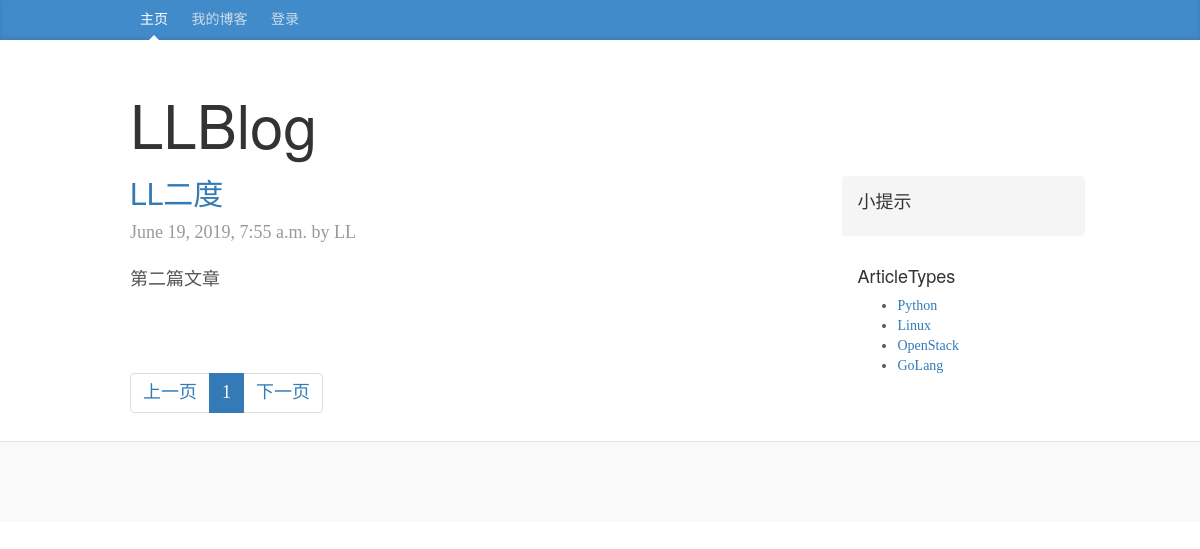
Page /2/ on the committed database.
### screen/models.py (models this page shows, shortened)
class Articals(models.Model):
    title = models.CharField("文章标题", max_length=32)
    summary = models.CharField("文章简介", max_length=100)
    detail = models.TextField("文章内容", max_length=1000)
    sort = models.ForeignKey("Articals_sort", on_delete=models.CASCADE, verbose_name="文章类型")
    blog = models.ForeignKey("Blog", on_delete=models.CASCADE, verbose_name="文章所属博客")
    ctime = models.DateTimeField("上传时间", auto_now=True,null=True)
    type_choices = [
        (1, "Python"),
        (2, "Linux"),
        (3, "OpenStack"),
        (4, "GoLang"),
    ]
    article_type_id = models.IntegerField(choices=type_choices, default=None)
    lable = models.ManyToManyField(
        to="Articals_lable",
        through="AL_reletion",
        through_fields=("Aid", "Lid")
    )
    class Meta:
        verbose_name_plural = "文章"

class Blog(models.Model):
    bid = models.AutoField(primary_key=True)
    surfix = models.CharField("blog后缀", max_length=32)
    title = models.CharField("博客标题", max_length=32)
    summary = models.TextField("博客简介", max_length=120)
    user = models.OneToOneField("Users", on_delete=models.CASCADE, verbose_name="博客主人")
    def __str__(self):
        return self.surfix
    class Meta:
        verbose_name_plural = "个人博客"

### screen/views.py (the view)
# urls.py: path('',views.index,name='home'),
def index(request,*args,**kwargs):
    user = request.COOKIES.get('cookie_user', None)
    if user:
        user = models.Users.objects.get(uid=int(user))
    article_type_list = models.Articals.type_choices
    if kwargs:
        article_type_id = int(kwargs["article_type_id"])
        base_url = reverse("home", kwargs=kwargs,args=args)
    else:
        article_type_id = None
        base_url = '/'
    data_count = models.Articals.objects.filter(**kwargs).count()
    page_obj = pagination.Pagination(request.GET.get('p'), data_count)
    if article_type_id:
        artical_list = models.Articals.objects.filter(**kwargs).order_by('-id')[page_obj.start:page_obj.end]
    else:
        artical_list=models.Articals.objects.all().order_by('-ctime')[page_obj.start:page_obj.end]
    page_str = page_obj.page_str(base_url)
    return render(request, 'index.html',locals())

### screen/pagination.py (called while the page is built)
    @property
    def start(self):
        return (self.current_page - 1) * self.per_page_count

    @property
    def end(self):
        return self.current_page * self.per_page_count

    @property
    def total_count(self):
        v, y = divmod(self.data_count, self.per_page_count)
        if y:
            v += 1
        return v

### templates/index.html
{% extends 'base.html' %}
{% block content %}
        {% for article in artical_list %}
        <div class="blog-post">
            <h2><a href="/articals/{{ article.id }}">{{ article.title }}</a></h2>
            <p class="blog-post-meta">{{ article.ctime }} by {{ article.blog }}</p>
            <p>
                {{ article.summary }}
            </p>
        </div>
        {% endfor %}
        <footer>
            <ul class="pagination">
                {{ page_str }}
            </ul>
        </footer>
{% endblock %}
{% block blog-menu-list %}
    <ul>
    {% for type in article_type_list %}
          <li><a href='/{{ type.0}}/'>{{ type.1 }}</a></li>
    {% endfor %}
    </ul>
{% endblock %}

### static/css/blog.css (style rules this page uses)
body { font-family: Georgia, "Times New Roman", Times, serif; color: #555; }
h1, .h1, h2, .h2, h3, .h3, h4, .h4, h5, .h5, h6, .h6 { margin-top: 0; font-family: "Helvetica Neue", Helvetica, Arial, sans-serif; font-weight: normal; color: #333; }
.blog-post { margin-bottom: 60px; }
.blog-post-meta { margin-bottom: 20px; color: #999; }

### rows in the picture
Articals: title "LL二度", ctime "June 19, 2019, 7:55 a.m.", blog "LL", summary "第二篇文章"

### other values in the picture
{{ page_str }} "上一页 1 下一页"
{{ type.1 }} "Python" "Linux" "OpenStack" "GoLang"
